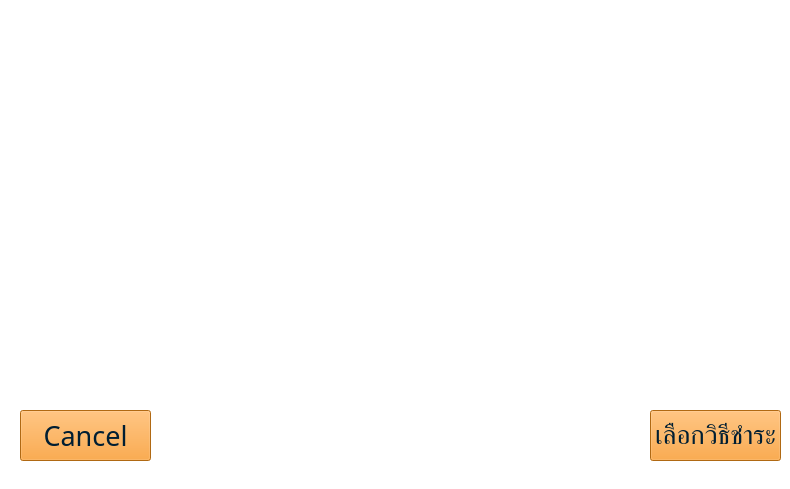
    <widget class="QWidget" name="page_14_Promptpay_100">
     <property name="styleSheet">
      <string notr="true">background-color: rgb(255, 255, 255);</string>
     </property>
     <widget class="QPushButton" name="cancelButton_page14">
      <property name="geometry">
       <rect>
        <x>20</x>
        <y>410</y>
        <width>131</width>
        <height>51</height>
       </rect>
      </property>
      <property name="font">
       <font>
        <family>supermarket</family>
        <pointsize>20</pointsize>
        <weight>50</weight>
        <bold>false</bold>
       </font>
      </property>
      <property name="styleSheet">
       <string notr="true">color: rgb(0, 30, 50);
background-color: rgb(247, 147, 27);</string>
      </property>
      <property name="text">
       <string>Cancel</string>
      </property>
     </widget>
     <widget class="QPushButton" name="methodButton_page14">
      <property name="geometry">
       <rect>
        <x>650</x>
        <y>410</y>
        <width>131</width>
        <height>51</height>
       </rect>
      </property>
      <property name="font">
       <font>
        <family>supermarket</family>
        <pointsize>20</pointsize>
        <weight>50</weight>
        <bold>false</bold>
       </font>
      </property>
      <property name="styleSheet">
       <string notr="true">color: rgb(0, 30, 50);
background-color: rgb(247, 147, 27);</string>
      </property>
      <property name="text">
       <string>เลือกวิธีชำระ</string>
      </property>
     </widget>
     <widget class="QLabel" name="QRCode100THB_page14">
      <property name="geometry">
       <rect>
        <x>160</x>
        <y>0</y>
        <width>480</width>
        <height>480</height>
       </rect>
      </property>
      <property name="text">
       <string/>
      </property>
      <property name="pixmap">
       <pixmap resource="resources.qrc">:/assets/images/QR_Code_100_THB.JPG</pixmap>
      </property>
     </widget>
    </widget>
